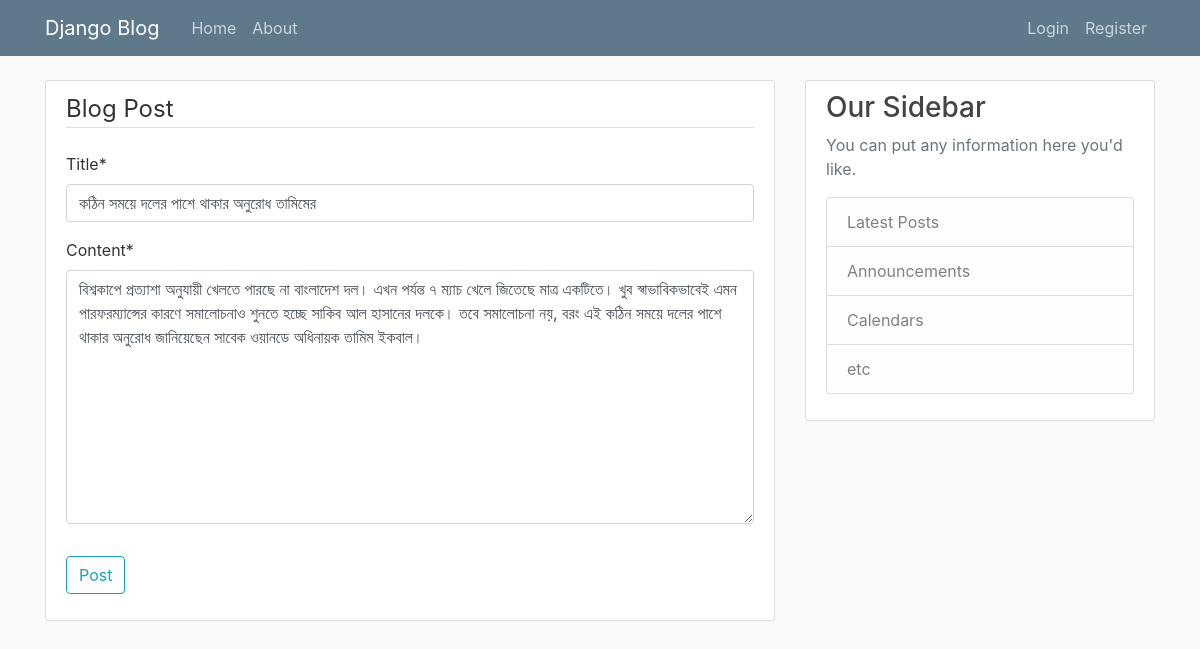
The page /post/3/update on the database its author committed.
### blog/models.py (models this page shows, shortened)
class Post(models.Model):
    title = models.CharField(max_length=150)
    content = models.TextField()
    date_posted = models.DateTimeField(default=timezone.now)
    author = models.ForeignKey(User, on_delete=models.CASCADE)

### blog/views.py (the view, shortened to what this page needs)
# urls.py: path('post/<int:pk>/update', PostUpdateView.as_view(), name="post-update"),
class PostUpdateView(UpdateView):
    model = Post
    fields = ['title', 'content']

### blog/templates/blog/post_form.html (shortened to what this page needs)
{% extends "blog/base.html" %}
{% load crispy_forms_tags %}
{% block content %}
<div class="content-section">
    <form method="POST">
        <fieldset class="form-group">
            <legend class="border-bottom mb-4">Blog Post</legend>
            {{ form|crispy }}
        </fieldset>
        <div class="form-group">
            <button class="btn btn-outline-info" type="submit">Post</button>
        </div>
    </form>
</div>
{% endblock %}

### blog/static/blog/main.css (style rules this page uses)
body { background: #fafafa; color: #333333; margin-top: 5rem; }
.content-section { background: #ffffff; padding: 10px 20px; border: 1px solid #dddddd; border-radius: 3px; margin-bottom: 20px; }

### rows shown on the page
Post: title "কঠিন সময়ে দলের পাশে থাকার অনুরোধ তামিমের", content "বিশ্বকাপে প্রত্যাশা অনুযায়ী খেলতে পারছে না বাংলাদেশ দল। এখন পর্যন্ত ৭ ম্যাচ খেলে জিতেছে মাত্র একটিতে। খুব স্বাভাবিকভাবেই এমন পারফরম্যান্সের কারণে সমালোচনাও শুনতে হচ্ছে সাকিব আল হাসানের দলকে। তবে সমালোচনা নয়, বরং এই কঠিন সময়ে দলের পাশে থাকার অনুরোধ জানিয়েছেন সাবেক ওয়ানডে অধিনায়ক তামিম ইকবাল।"
